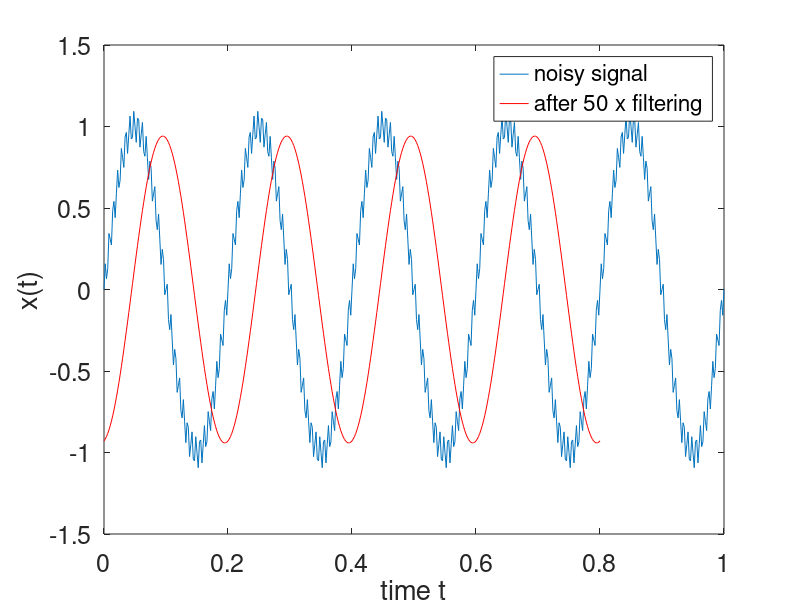

Source code (MATLAB):
%%  demo - usage of simple low pass filter
%--------------------------------------------------------------------------
clear
close all
t=0:0.002:1; % time interval
N = 50; %  Number, how often to apply the filter

% Noisy Signal
x = sin(2*pi*5*t) + 0.1*sin(2*pi*150*t); %high freq. noise
%x = sin(2*pi*5*t) + 0.2* randn(1,length(t)); % random noise
%
plot(t,x)
%
for k=1:N %
y(1)=x(1);
for i=2:length(t)
    y(i) = 0.3*y(i-1) + 0.7*x(i); % low- pass filter
end
x=y;
end
hold
%plot(t,y,'r');
plot(t(1:length(t)-2*N),y(2*N:length(y)-1),'r'); % compensates shift of
% signal due to repeated application of filter
set(gca,'FontSize',18);
filterstring = ['after ' num2str(N) ' x filtering']
legend('noisy signal',filterstring);
xlabel('time t');
ylabel('x(t)');

print(gcf,'-dpdf','NoiseSignalAndFilter.pdf')